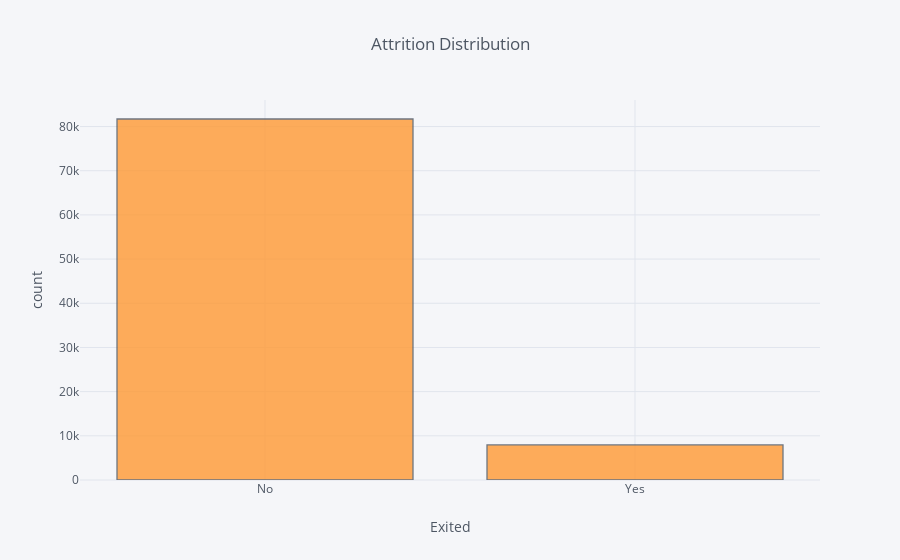

The notebook cell saved with this chart:
### Code cell
df_HR['Exited'].iplot(kind='hist', xTitle='Exited',
                         yTitle='count', title='Attrition Distribution')

### Figure 1 — Plotly figure (JSON) as saved in the notebook; plotly's stock layout.template omitted (floating-point values rounded to 4 significant figures; data arrays with more than 128 entries replaced by an {"elided": "..."} marker saying what was removed)
{"data": [{"histfunc": "count", "histnorm": "", "marker": {"color": "rgba(255, 153, 51, 1.0)", "line": {"color": "#4D5663", "width": 1.3}}, "name": "Exited", "opacity": 0.8, "orientation": "v", "type": "histogram", "uid": "9f398d74-2fc0-4f9f-bfb4-713edbaa4c19", "x": {"elided": "89636 str values"}}], "layout": {"barmode": "overlay", "legend": {"bgcolor": "#F5F6F9", "font": {"color": "#4D5663"}}, "paper_bgcolor": "#F5F6F9", "plot_bgcolor": "#F5F6F9", "title": {"font": {"color": "#4D5663"}, "text": "Attrition Distribution"}, "xaxis": {"gridcolor": "#E1E5ED", "showgrid": true, "tickfont": {"color": "#4D5663"}, "title": {"font": {"color": "#4D5663"}, "text": "Exited"}, "zerolinecolor": "#E1E5ED"}, "yaxis": {"gridcolor": "#E1E5ED", "showgrid": true, "tickfont": {"color": "#4D5663"}, "title": {"font": {"color": "#4D5663"}, "text": "count"}, "zerolinecolor": "#E1E5ED"}}}
